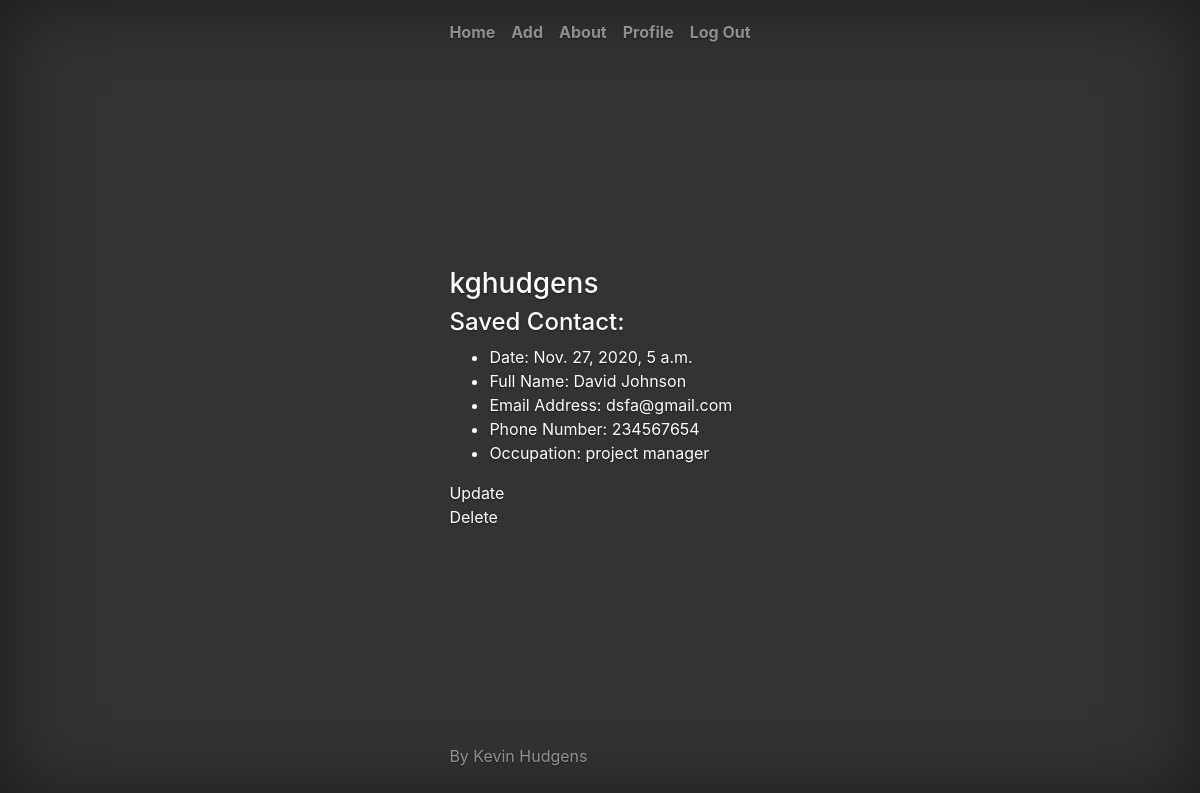
Screenshot of /contact/9 (signed in) with the database file from the repository.
### book/models.py (models this page shows, shortened)
class ContactBook(models.Model):
    firstname = models.CharField(max_length=30)
    lastname = models.CharField(max_length=30)
    email = models.EmailField()
    phone_regex = RegexValidator(regex=r'^\+?1?\d{9,15}$',
    message="Phone number must be entered in the format: '+999999999'. "
    "Up to 15 digits allowed.")
    phone_number = models.CharField(
        validators=[phone_regex],
        max_length=17,
        blank=True
    )
    occupation = models.CharField(max_length=100)
    date_added = models.DateTimeField(auto_now_add=True)

### book/views.py (the view)
class ContactDetailView(generic.DetailView):
    model = ContactBook
    template_name = 'book/contact_detail.html'

### book/templates/book/contact_detail.html (shortened to what this page needs)
{%extends 'book/base.html'%}
{%block content%}
{%if user.is_authenticated%}
<h3>{{user.username}}</h3>
<h4>Saved Contact:</h4>
              <ul>
                <li>Date: {{object.date_added}}</li>
                <li>Full Name: {{object.firstname}} {{object.lastname}}</li>
                <li>Email Address: {{object.email}}</li>
                <li>Phone Number: {{object.phone_number}}</li>
                <li>Occupation: {{object.occupation}}</li>
              </ul>
              <a href="{%url 'contact_form' object.id%}">Update</a>
              <a href="{%url 'contact_delete' object.id%}">Delete</a>
{%endif%}
{%endblock content%}

### book/static/book/main.css (style rules this page uses)
a, a:focus, a:hover { color: #fff; }
html, body { height: 100%; background-color: #333; }
body { display: -ms-flexbox; display: -webkit-box; display: flex; -ms-flex-pack: center; -webkit-box-pack: center; justify-content: center; color: #fff; text-shadow: 0 .05rem .1rem rgba(0, 0, 0, .5); box-shadow: inset 0 0 5rem rgba(0, 0, 0, .5); }

### rows the page displays
ContactBook: date_added "Nov. 27, 2020, 5 a.m.", firstname "David", lastname "Johnson", email "dsfa@gmail.com", phone_number "234567654", occupation "project manager"

### other values shown
{{ user.username }} "kghudgens"
